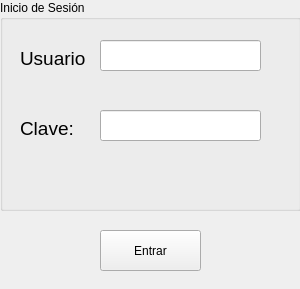
<?xml version="1.0" encoding="UTF-8"?>
<ui version="4.0">
 <class>Dialog</class>
 <widget class="QDialog" name="Dialog">
  <property name="geometry">
   <rect>
    <x>0</x>
    <y>0</y>
    <width>300</width>
    <height>289</height>
   </rect>
  </property>
  <property name="windowTitle">
   <string>Dialog</string>
  </property>
  <widget class="QGroupBox" name="groupBox">
   <property name="geometry">
    <rect>
     <x>0</x>
     <y>0</y>
     <width>301</width>
     <height>211</height>
    </rect>
   </property>
   <property name="title">
    <string>Inicio de Sesión</string>
   </property>
   <widget class="QLabel" name="label">
    <property name="geometry">
     <rect>
      <x>20</x>
      <y>50</y>
      <width>67</width>
      <height>17</height>
     </rect>
    </property>
    <property name="font">
     <font>
      <pointsize>14</pointsize>
     </font>
    </property>
    <property name="text">
     <string>Usuario: </string>
    </property>
   </widget>
   <widget class="QLabel" name="label_2">
    <property name="geometry">
     <rect>
      <x>20</x>
      <y>120</y>
      <width>67</width>
      <height>17</height>
     </rect>
    </property>
    <property name="font">
     <font>
      <pointsize>14</pointsize>
     </font>
    </property>
    <property name="text">
     <string>Clave: </string>
    </property>
   </widget>
   <widget class="QLineEdit" name="leUser">
    <property name="geometry">
     <rect>
      <x>100</x>
      <y>40</y>
      <width>161</width>
      <height>31</height>
     </rect>
    </property>
   </widget>
   <widget class="QLineEdit" name="lePasswd">
    <property name="geometry">
     <rect>
      <x>100</x>
      <y>110</y>
      <width>161</width>
      <height>31</height>
     </rect>
    </property>
    <property name="echoMode">
     <enum>QLineEdit::Password</enum>
    </property>
   </widget>
  </widget>
  <widget class="QPushButton" name="pbEnter">
   <property name="geometry">
    <rect>
     <x>100</x>
     <y>230</y>
     <width>101</width>
     <height>41</height>
    </rect>
   </property>
   <property name="text">
    <string>Entrar</string>
   </property>
   <property name="icon">
    <iconset>
     <normaloff>../../../Downloads/ui.png</normaloff>../../../Downloads/ui.png</iconset>
   </property>
   <property name="autoDefault">
    <bool>false</bool>
   </property>
  </widget>
 </widget>
 <resources/>
 <connections/>
</ui>
